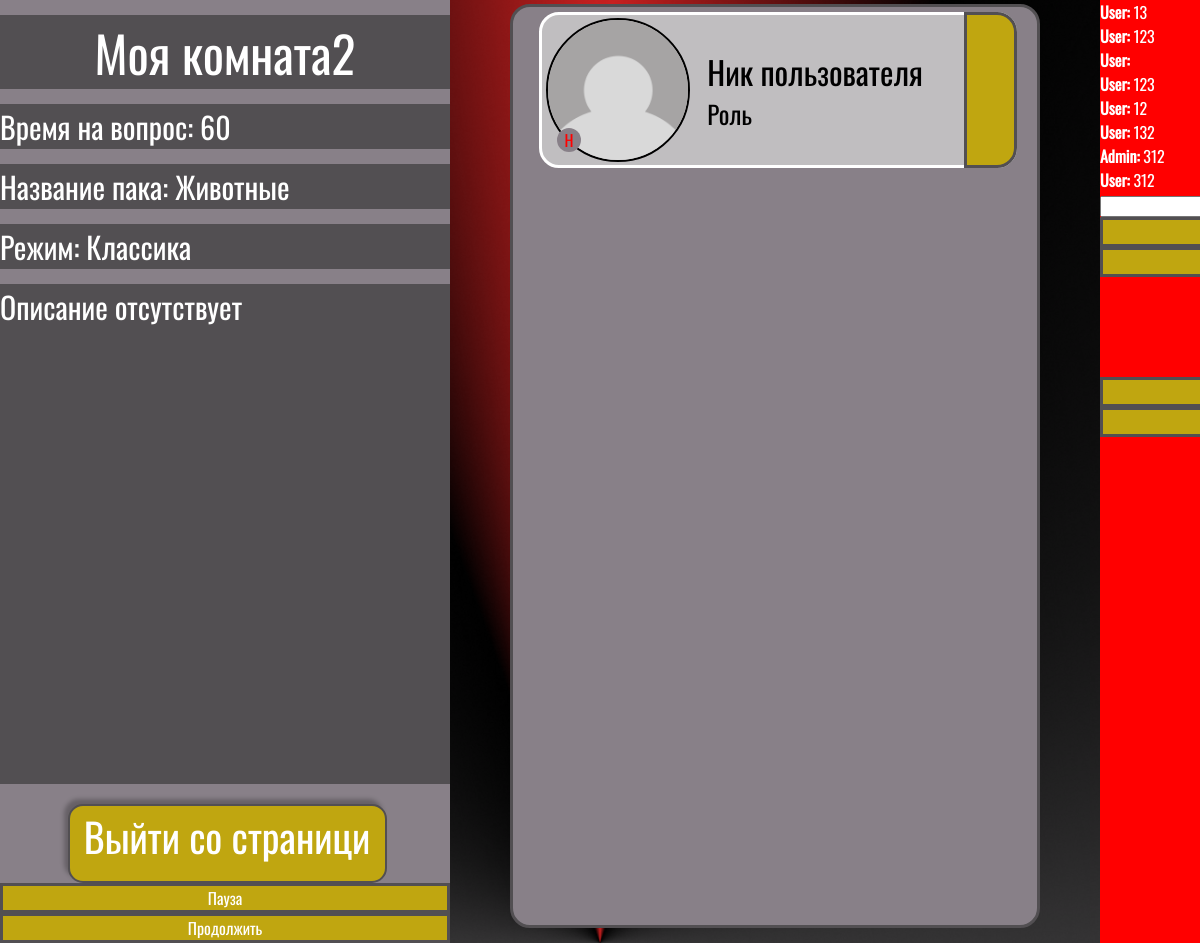
Screenshot of /game/6/ (signed in) with the database file from the repository.
### main/models.py (models this page shows, shortened)
class game_rooms(models.Model):
    Game_mode = [
        (0, 'Классика'),
        (1, 'Спорт'),
        (2, 'Совместный ответ'),
    ]
    ID = models.BigAutoField(primary_key=True)
    room_name = models.CharField(max_length=50)
    clos_room = models.BooleanField(default=False)
    password_room = models.CharField(max_length=50, null=True, blank=True)
    selections = models.ForeignKey(Selections, on_delete=models.PROTECT, related_name='Selection_Room')
    game_mode = models.IntegerField(choices=Game_mode, default=0)
    host = models.ForeignKey(Users, on_delete=models.PROTECT, related_name='host_game_rooms')
    captain =models.ForeignKey(Users, on_delete=models.PROTECT, related_name='captain_game_rooms', null=True, blank=True)
    leader = models.ForeignKey(Users, on_delete=models.PROTECT, related_name='leader_game_rooms', null=True, blank=True)
    room_limit = models.IntegerField(
        validators=[
            MinValueValidator(3),
            MaxValueValidator(8)
        ]
    )
    people_on_page = models.JSONField(default=dict, null=True, blank=True)
    room_description = models.TextField(null=True, blank=True)
    early_answer = models.BooleanField(default=True)
    time_answer = models.IntegerField(
        validators=[
            MinValueValidator(5),
            MaxValueValidator(600)
        ]
    )
    clear_chat = models.BooleanField(default=False)
    question_time = models.IntegerField(
        validators=[
            MinValueValidator(10),
            MaxValueValidator(600)
        ]
    )
    show_question = models.BooleanField(default=True)
    reading_speed = models.IntegerField(
        validators=[
            MinValueValidator(1),
            MaxValueValidator(60)
        ]
    )
    random_order = models.BooleanField(default=True)
    break_between_questions = models.IntegerField(
        validators=[
            MinValueValidator(0),
            MaxValueValidator(600)
        ]
    )
    class Meta:
        verbose_name = 'Игровая комната'
        verbose_name_plural = 'Игровые комнаты'

class ChatMessage(models.Model):
    ID = models.BigAutoField(primary_key=True)
    room = models.ForeignKey(game_rooms, on_delete=models.CASCADE, related_name='Room_Chat')
    user = models.ForeignKey(User, on_delete=models.CASCADE)  # Пользователь, отправивший сообщение
    message = models.TextField()                             # Текст сообщения
    timestamp = models.DateTimeField(auto_now_add=True)       # Время создания сообщения
    class Meta:
        ordering = ['timestamp']  # Сортировка по времени
        verbose_name = 'Сообщение'
        verbose_name_plural = 'Сообщения'

### questions/models.py (models this page shows, shortened)
class Selections(models.Model):
    ID = models.BigAutoField(primary_key=True)
    selection_name = models.CharField(max_length=50)
    private = models.BooleanField(default=False)
    selection_author = models.ForeignKey(Users, on_delete=models.PROTECT, related_name='Selection_Author')
    publication = models.BooleanField(default=True)
    verified = models.BooleanField(default=False)
    verified_admin = models.ForeignKey(Users, on_delete=models.PROTECT, related_name='Verified_Selection_Admin', null=True, blank=True)
    created_at = models.DateTimeField(auto_now_add=True)
    class Meta:
        verbose_name = 'Подборка'
        verbose_name_plural = 'Подборки'

### registration/models.py (models this page shows, shortened)
class Users(AbstractBaseUser, PermissionsMixin):
    ID = models.BigAutoField(primary_key=True)
    login = models.CharField(max_length=20)
    email = models.EmailField(max_length=150, unique=True)
    picture = models.ImageField(upload_to='IMG/Users', blank=True, null=True)
    played_games = models.BigIntegerField(default=0)
    leader_games = models.BigIntegerField(default=0)
    win_games = models.BigIntegerField(default=0)
    is_active = models.BooleanField(default=True)
    last_activity = models.DateTimeField(default=timezone.now)
    is_moder = models.BooleanField(default=False)
    is_admin = models.BooleanField(default=False)
    is_staff = models.BooleanField(default=False)
    objects = CustomUserManager()
    USERNAME_FIELD = 'email'
    REQUIRED_FIELDS = []
    class Meta:
        verbose_name = 'Пользователь'
        verbose_name_plural = 'Пользователи'

### main/views.py (the view, shortened to what this page needs)
# urls.py: path('<int:room_number>/', views.Room, name="Room"),
@login_required()
def Room(request, room_number):
    room = get_object_or_404(game_rooms, ID=room_number)
    if room.clos_room:
        if not request.session.get(f'access_{room_number}'):
            return redirect(reverse('Room_passwoed') + f'?pas={room_number}')
    user_on_page = request.user
    array = room.people_on_page['users']
    if len(array) < room.room_limit and user_on_page.ID not in array:
        room.people_on_page['users'].append(user_on_page.ID)
        room.save()
    elif len(array) <= room.room_limit and user_on_page.ID in array:
        pass
    else:
        return redirect(reverse('Game_Room') + f'?err=Комната заполнена')
    messages = ChatMessage.objects.filter(room=game_rooms.objects.get(ID=room_number)).order_by('-timestamp')[:50]
    selection = room.selections
    questions = Question.objects.filter(Question_Select__selection_id=selection)
    print(questions)
    return render(request, "main/room.html", {
        "user": user_on_page,
        "room" : room,
        'messages': messages,
        'questions':questions,
        "early_answer": True,
        "chat_clean": True,
        "show_question": True,
        "random_order": True,
    })

### questions/models.py (called while the page is built)
    def __str__(self):
        return self.question_name

### main/templates/main/room.html (shortened to what this page needs)
{% load static %}
<!DOCTYPE html>
<html lang="ru">
<head>
    <link rel="stylesheet" href="{% static 'main/css/room.css' %}">
</head>
<body>
    <div id="page">
        <div id="info_page" class="page_element">
            <div id="first_half">
                <div class="Background_text">{{room.room_name}}</div>
                <div class="Background_text">Время на вопрос: {{room.question_time}}</div>
                <div class="Background_text">Название пака: {{room.selections.selection_name}}</div>
                <div class="Background_text">Режим: {{ room.get_game_mode_display }}</div>
                {% if room.room_description %}
                <div id="room_description" class="Background_text">{{ room.room_description }}</div>
                {% else %}
                <div id="room_description" class="Background_text">Описание отсутствует</div>
                {% endif %}
            </div>
            <div id="second_half">
                <div id="log_out_info" class="log_out"><a style="text-decoration: none; color: inherit;" href="{% url 'Logout_Secret' room_number=room.ID  %}">Выйти со страници</a></div>
            </div>
            <div id="pause" class="button">Пауза</div>
            <div id="play" class="button">Продолжить</div>
        </div>
        <div id="players_page" class="page_element center">
            <div class="player">
                <div class="image_box">
                    <div class="player_host">H</div>
                    <img class="img" alt="фото профиля" src="{% static 'registration/img/Avatar.png' %}">
                </div>
                <div class="text_box">
                    <div class="player_name">Ник пользователя</div>
                    <div class="player_role">Роль</div>
                </div>
                <div class="button players"></div>
            </div>
        </div>
        <div id="button_page" class="page_element">
            <div id="chat_page">
                <div id="chat-log">
                    {% for message in messages %}
                    <div><strong>{{ message.user.login }}:</strong> {{ message.message }}</div>
                    {% endfor %}
                    <input id="chat-message-input" type="text" />
                </div>
            </div>
            {% if user == room.leader %}
            <div id="question_button" class="button">Вопросы</div>
            {% endif %}
            {% if user.ID == room.host.ID %}
            <div id="settings" class="button">Параметры</div>
            <div id="start" class="button">Старт</div>
            <div id="cancellation" class="button">Отмена</div>
            {% endif %}
        </div>
    </div>
</body>
</html>

### main/static/main/css/room.css (style rules this page uses)
body { font-family: 'Oswald', sans-serif; padding: 0; margin: 0; height: 100vh; background-image: url('../img/background.png'); background-size: cover; background-position: center; background-repeat: no-repeat; }
#page { display: flex; width: 100vw; height: 100vh; color: white; overflow-y: hidden; overflow-x: auto; }
.page_element { flex: 0 0 auto; width: 30%; height: 100%; }
#players_page, #button_page, #settings_page, #question_page { margin-left: 5%; }
#info_page { background-color: rgba(136, 128, 136, 1); min-width: 450px; overflow-y: auto; overflow-x: hidden; scrollbar-width: thin; scrollbar-color: #C0A610 rgba(82, 79, 82, 1); }
#players_page { min-width: 530px; }
.center { scrollbar-width: thin; scrollbar-color: #C0A610 rgba(217, 217, 217, 0.7); overflow-y: auto; overflow-x: hidden; background-color: rgba(136, 128, 136, 1); border: 3px solid rgba(82, 79, 82, 1); border-radius: 20px; height: 98%; margin-top: 0.3%; box-sizing: border-box; }
#button_page { min-width: 530px; background-color: red; }
.log_out { background-color: #C0A610; border: 2px solid #524F52; text-align: center; color: white; border-radius: 15px; font-size: 40px; height: 75px; width: 300px; box-shadow: -4px -5px 4px 0px rgba(0, 0, 0, 0.25); }
#log_out_info { width: 70%; margin-left: 15%; }
.button { background-color: #C0A610; border: 3px solid #524F52; color: white; cursor: pointer; text-align: center; }
#start { margin-top: 100px; }
.Background_text { background-color: rgba(82, 79, 82, 1); font-size: 30px; padding: 0; margin-top: 15px; }
.Background_text:first-of-type { font-size: 50px; text-align: center; }
#room_description { height: 500px; margin-bottom: 20px; }
.player { margin-top: 5px; width: 90%; height: 150px; display: flex; align-items: center; background-color: rgba(217, 217, 217, 0.7); border: 3px solid white; border-radius: 20px; margin-left: 5%; }
.image_box { margin-left: 1%; width: 30%; height: auto; display: flex; justify-content: center; align-items: center; position: relative; }
.img { width: 140px; height: 140px; object-fit: cover; border-radius: 50%; display: block; border: 2px solid black; }
.text_box { margin-left: 4%; width: 50%; display: flex; flex-direction: column; color: black; }
.player_name { font-size: 32px; }
.player_role { font-size: 25px; }
.button.players { margin-left: 5%; width: 10%; height: 100%; font-size: 25px; border-top-right-radius: 20px; border-bottom-right-radius: 20px; margin-right: -3px; text-align: center; }
.player_host { background-color: rgba(136, 128, 136, 1); color: red; border-radius: 50%; width: 24px; height: 24px; text-align: center; position: absolute; bottom: 10px; left: 10px; margin: 0; }

### rows the page displays
game_rooms: room_name "Моя комната2", question_time "60", selections.selection_name "Животные", game_mode "Классика"
ChatMessage: user.login "User", message "13"
ChatMessage: user.login "User", message "123"
ChatMessage: user.login "User"
ChatMessage: user.login "User", message "123"
ChatMessage: user.login "User", message "12"
ChatMessage: user.login "User", message "132"
ChatMessage: user.login "Admin", message "312"
ChatMessage: user.login "User", message "312"
